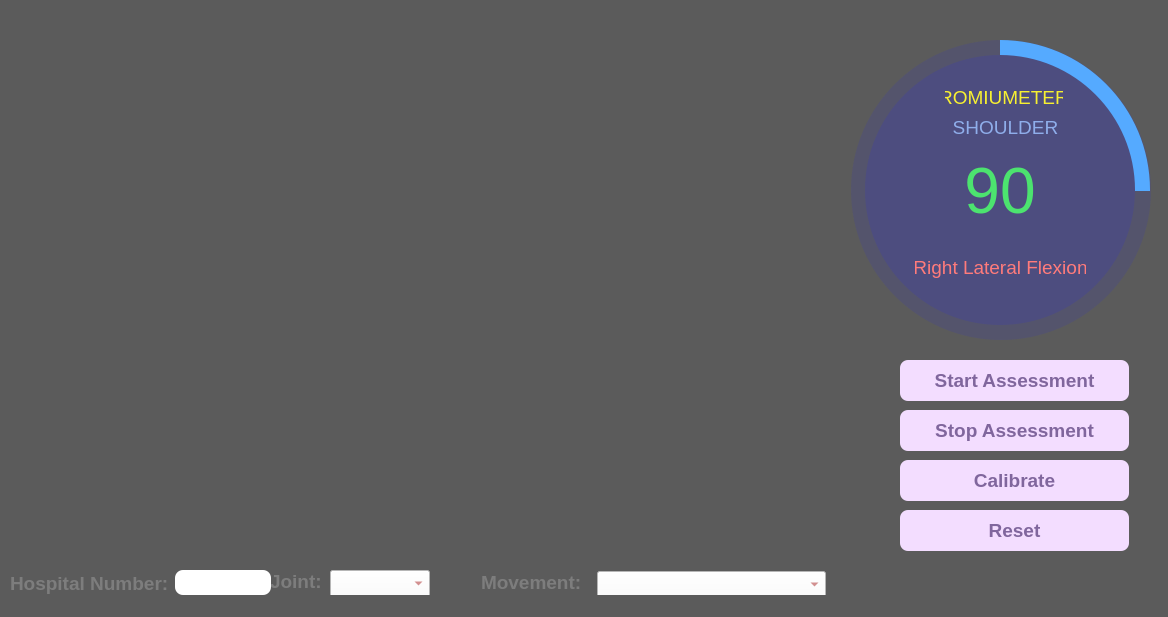
<?xml version="1.0" encoding="UTF-8"?>
<ui version="4.0">
 <class>Romiumetry</class>
 <widget class="QMainWindow" name="Romiumetry">
  <property name="geometry">
   <rect>
    <x>0</x>
    <y>0</y>
    <width>1168</width>
    <height>617</height>
   </rect>
  </property>
  <property name="windowTitle">
   <string>MainWindow</string>
  </property>
  <property name="styleSheet">
   <string notr="true">background-color: rgb(91, 91, 91);
</string>
  </property>
  <widget class="QWidget" name="centralwidget">
   <widget class="QLabel" name="label_4">
    <property name="geometry">
     <rect>
      <x>270</x>
      <y>570</y>
      <width>53</width>
      <height>22</height>
     </rect>
    </property>
    <property name="font">
     <font>
      <family>Arial</family>
      <pointsize>14</pointsize>
      <weight>75</weight>
      <bold>true</bold>
     </font>
    </property>
    <property name="styleSheet">
     <string notr="true">color: rgb(125, 125, 125);</string>
    </property>
    <property name="text">
     <string>Joint:</string>
    </property>
   </widget>
   <widget class="QPushButton" name="pushbuttonstop">
    <property name="geometry">
     <rect>
      <x>900</x>
      <y>410</y>
      <width>229</width>
      <height>41</height>
     </rect>
    </property>
    <property name="font">
     <font>
      <family>Arial</family>
      <pointsize>14</pointsize>
      <weight>75</weight>
      <bold>true</bold>
     </font>
    </property>
    <property name="styleSheet">
     <string notr="true">color: rgb(128, 102, 157);
background-color: rgb(243, 221, 255);
border-radius: 8px;</string>
    </property>
    <property name="text">
     <string>Stop Assessment</string>
    </property>
   </widget>
   <widget class="QPushButton" name="pushbuttoncalibrate">
    <property name="geometry">
     <rect>
      <x>900</x>
      <y>460</y>
      <width>229</width>
      <height>41</height>
     </rect>
    </property>
    <property name="font">
     <font>
      <family>Arial</family>
      <pointsize>14</pointsize>
      <weight>75</weight>
      <bold>true</bold>
     </font>
    </property>
    <property name="styleSheet">
     <string notr="true">color: rgb(128, 102, 157);
background-color: rgb(243, 221, 255);
border-radius: 8px;</string>
    </property>
    <property name="text">
     <string>Calibrate</string>
    </property>
   </widget>
   <widget class="QPushButton" name="pushbuttonstart">
    <property name="geometry">
     <rect>
      <x>900</x>
      <y>360</y>
      <width>229</width>
      <height>41</height>
     </rect>
    </property>
    <property name="font">
     <font>
      <family>Arial</family>
      <pointsize>14</pointsize>
      <weight>75</weight>
      <bold>true</bold>
     </font>
    </property>
    <property name="styleSheet">
     <string notr="true">color: rgb(128, 102, 157);
background-color: rgb(243, 221, 255);
border-radius: 8px;</string>
    </property>
    <property name="text">
     <string>Start Assessment</string>
    </property>
   </widget>
   <widget class="QFrame" name="circularProgressBarbase">
    <property name="geometry">
     <rect>
      <x>850</x>
      <y>40</y>
      <width>320</width>
      <height>320</height>
     </rect>
    </property>
    <property name="frameShape">
     <enum>QFrame::NoFrame</enum>
    </property>
    <property name="frameShadow">
     <enum>QFrame::Raised</enum>
    </property>
    <widget class="QFrame" name="circularprogress">
     <property name="geometry">
      <rect>
       <x>0</x>
       <y>0</y>
       <width>300</width>
       <height>300</height>
      </rect>
     </property>
     <property name="styleSheet">
      <string notr="true">QFrame{
	border-radius:150px;
	background-color: qconicalgradient(cx:0.5, cy:0.5, angle:90, stop:0.749 rgba(255, 0, 255, 0), stop:0.750 rgba(85, 170, 255, 255));
}</string>
     </property>
     <property name="frameShape">
      <enum>QFrame::NoFrame</enum>
     </property>
     <property name="frameShadow">
      <enum>QFrame::Raised</enum>
     </property>
    </widget>
    <widget class="QFrame" name="circularbg">
     <property name="geometry">
      <rect>
       <x>1</x>
       <y>0</y>
       <width>300</width>
       <height>300</height>
      </rect>
     </property>
     <property name="styleSheet">
      <string notr="true">QFrame{
border-radius:150px;
	background-color: rgba(77, 77, 127,120);
}</string>
     </property>
     <property name="frameShape">
      <enum>QFrame::NoFrame</enum>
     </property>
     <property name="frameShadow">
      <enum>QFrame::Raised</enum>
     </property>
    </widget>
    <widget class="QFrame" name="frame">
     <property name="geometry">
      <rect>
       <x>15</x>
       <y>15</y>
       <width>270</width>
       <height>270</height>
      </rect>
     </property>
     <property name="styleSheet">
      <string notr="true">QFrame{
border-radius: 135px;
background-color: rgb(77, 77, 127);
}
</string>
     </property>
     <property name="frameShape">
      <enum>QFrame::NoFrame</enum>
     </property>
     <property name="frameShadow">
      <enum>QFrame::Raised</enum>
     </property>
     <widget class="QLabel" name="labeltitle">
      <property name="geometry">
       <rect>
        <x>80</x>
        <y>30</y>
        <width>118</width>
        <height>25</height>
       </rect>
      </property>
      <property name="font">
       <font>
        <family>Segoe UI</family>
        <pointsize>14</pointsize>
       </font>
      </property>
      <property name="styleSheet">
       <string notr="true">background-color:none;
color: rgb(247, 240, 49);</string>
      </property>
      <property name="text">
       <string>ROMIUMETER</string>
      </property>
      <property name="alignment">
       <set>Qt::AlignCenter</set>
      </property>
     </widget>
     <widget class="QLabel" name="labelangle">
      <property name="geometry">
       <rect>
        <x>50</x>
        <y>100</y>
        <width>170</width>
        <height>71</height>
       </rect>
      </property>
      <property name="font">
       <font>
        <family>Segoe UI</family>
        <pointsize>48</pointsize>
       </font>
      </property>
      <property name="styleSheet">
       <string notr="true">background-color:none;
color: rgb(76, 227, 111);</string>
      </property>
      <property name="text">
       <string>90</string>
      </property>
      <property name="alignment">
       <set>Qt::AlignCenter</set>
      </property>
     </widget>
     <widget class="QLabel" name="labeljoint">
      <property name="geometry">
       <rect>
        <x>80</x>
        <y>60</y>
        <width>121</width>
        <height>25</height>
       </rect>
      </property>
      <property name="font">
       <font>
        <family>Segoe UI</family>
        <pointsize>14</pointsize>
       </font>
      </property>
      <property name="styleSheet">
       <string notr="true">background-color:none;
color: rgb(143, 174, 235);</string>
      </property>
      <property name="text">
       <string>SHOULDER</string>
      </property>
      <property name="alignment">
       <set>Qt::AlignCenter</set>
      </property>
     </widget>
     <widget class="QLabel" name="labelmovement">
      <property name="geometry">
       <rect>
        <x>50</x>
        <y>200</y>
        <width>171</width>
        <height>25</height>
       </rect>
      </property>
      <property name="font">
       <font>
        <family>Segoe UI</family>
        <pointsize>14</pointsize>
       </font>
      </property>
      <property name="styleSheet">
       <string notr="true">background-color:none;
color: rgb(255, 123, 123);</string>
      </property>
      <property name="text">
       <string>Right Lateral Flexion</string>
      </property>
      <property name="alignment">
       <set>Qt::AlignCenter</set>
      </property>
     </widget>
    </widget>
    <zorder>circularbg</zorder>
    <zorder>circularprogress</zorder>
    <zorder>frame</zorder>
   </widget>
   <widget class="QGraphicsView" name="graphicsView">
    <property name="geometry">
     <rect>
      <x>0</x>
      <y>10</y>
      <width>831</width>
      <height>541</height>
     </rect>
    </property>
    <property name="styleSheet">
     <string notr="true">border-width: 0px; border-style: solid</string>
    </property>
   </widget>
   <widget class="QPushButton" name="pushbuttonreset">
    <property name="geometry">
     <rect>
      <x>900</x>
      <y>510</y>
      <width>229</width>
      <height>41</height>
     </rect>
    </property>
    <property name="font">
     <font>
      <family>Arial</family>
      <pointsize>14</pointsize>
      <weight>75</weight>
      <bold>true</bold>
     </font>
    </property>
    <property name="styleSheet">
     <string notr="true">color: rgb(128, 102, 157);
background-color: rgb(243, 221, 255);
border-radius: 8px;</string>
    </property>
    <property name="text">
     <string>Reset</string>
    </property>
   </widget>
   <widget class="QWidget" name="">
    <property name="geometry">
     <rect>
      <x>10</x>
      <y>570</y>
      <width>261</width>
      <height>26</height>
     </rect>
    </property>
    <layout class="QHBoxLayout" name="horizontalLayout_3">
     <item>
      <widget class="QLabel" name="label_6">
       <property name="font">
        <font>
         <family>Arial</family>
         <pointsize>14</pointsize>
         <weight>75</weight>
         <bold>true</bold>
        </font>
       </property>
       <property name="styleSheet">
        <string notr="true">color: rgb(125, 125, 125);</string>
       </property>
       <property name="text">
        <string>Hospital Number:</string>
       </property>
      </widget>
     </item>
     <item>
      <widget class="QLineEdit" name="lineedithospitalnumber">
       <property name="font">
        <font>
         <family>Arial</family>
         <pointsize>14</pointsize>
         <weight>75</weight>
         <bold>true</bold>
        </font>
       </property>
       <property name="styleSheet">
        <string notr="true">background-color: rgb(255, 255, 255);
border-radius: 8px;
color: rgb(185, 80, 80);</string>
       </property>
       <property name="text">
        <string/>
       </property>
      </widget>
     </item>
    </layout>
   </widget>
   <widget class="QComboBox" name="comboBoxjoint">
    <property name="geometry">
     <rect>
      <x>330</x>
      <y>570</y>
      <width>88</width>
      <height>21</height>
     </rect>
    </property>
    <property name="font">
     <font>
      <family>Arial</family>
      <pointsize>12</pointsize>
      <weight>75</weight>
      <bold>true</bold>
     </font>
    </property>
    <property name="styleSheet">
     <string notr="true">background-color: rgb(255, 255, 255);
color: rgb(185, 80, 80);</string>
    </property>
    <property name="sizeAdjustPolicy">
     <enum>QComboBox::AdjustToContents</enum>
    </property>
    <item>
     <property name="text">
      <string/>
     </property>
    </item>
    <item>
     <property name="text">
      <string>Shoulder</string>
     </property>
    </item>
    <item>
     <property name="text">
      <string>Neck</string>
     </property>
    </item>
   </widget>
   <widget class="QLabel" name="label_5">
    <property name="geometry">
     <rect>
      <x>481</x>
      <y>571</y>
      <width>104</width>
      <height>22</height>
     </rect>
    </property>
    <property name="font">
     <font>
      <family>Arial</family>
      <pointsize>14</pointsize>
      <weight>75</weight>
      <bold>true</bold>
     </font>
    </property>
    <property name="styleSheet">
     <string notr="true">color: rgb(125, 125, 125);</string>
    </property>
    <property name="text">
     <string>Movement:</string>
    </property>
   </widget>
   <widget class="QComboBox" name="comboBoxmovement">
    <property name="geometry">
     <rect>
      <x>597</x>
      <y>571</y>
      <width>215</width>
      <height>21</height>
     </rect>
    </property>
    <property name="font">
     <font>
      <family>Arial</family>
      <pointsize>12</pointsize>
      <weight>75</weight>
      <bold>true</bold>
     </font>
    </property>
    <property name="styleSheet">
     <string notr="true">background-color: rgb(255, 255, 255);

color: rgb(185, 80, 80);</string>
    </property>
    <property name="sizeAdjustPolicy">
     <enum>QComboBox::AdjustToContents</enum>
    </property>
    <item>
     <property name="text">
      <string/>
     </property>
    </item>
    <item>
     <property name="text">
      <string>ABDUCTION/ADDUCTION</string>
     </property>
    </item>
    <item>
     <property name="text">
      <string>FLEXION/EXTENSION</string>
     </property>
    </item>
    <item>
     <property name="text">
      <string>EXTERNAL ROTATION</string>
     </property>
    </item>
    <item>
     <property name="text">
      <string>INTERNAL ROTATION</string>
     </property>
    </item>
   </widget>
  </widget>
  <widget class="QStatusBar" name="statusbar"/>
 </widget>
 <resources/>
 <connections/>
</ui>
